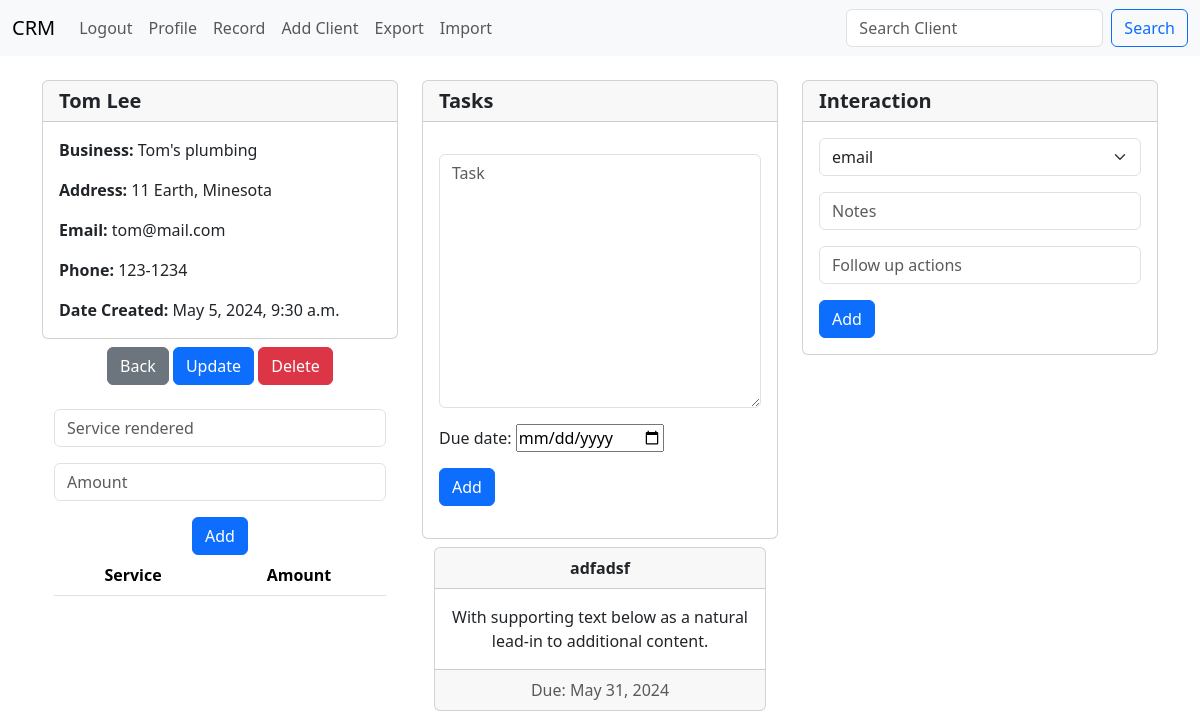
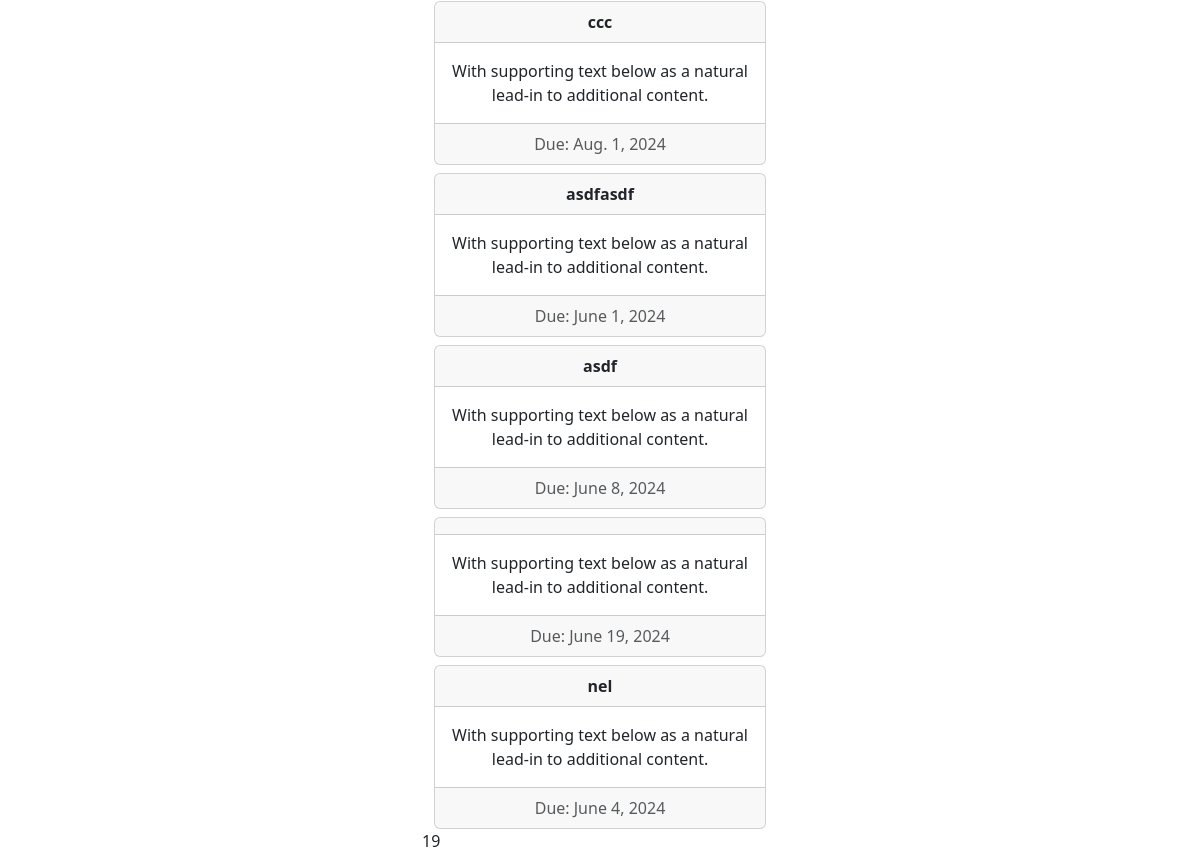
Page /client/19/ (signed in) on the earlier database version (2 pictures, top to bottom).
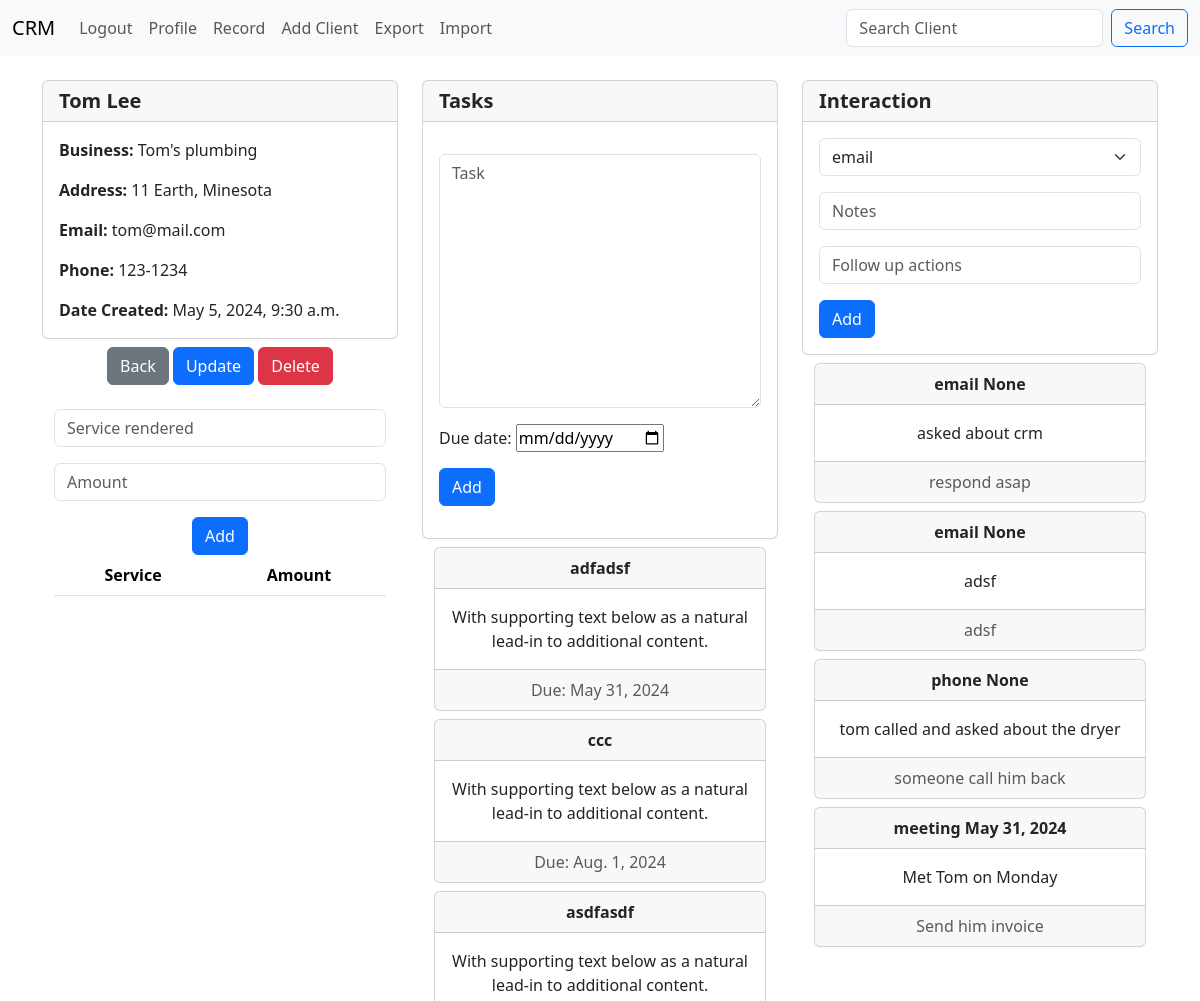
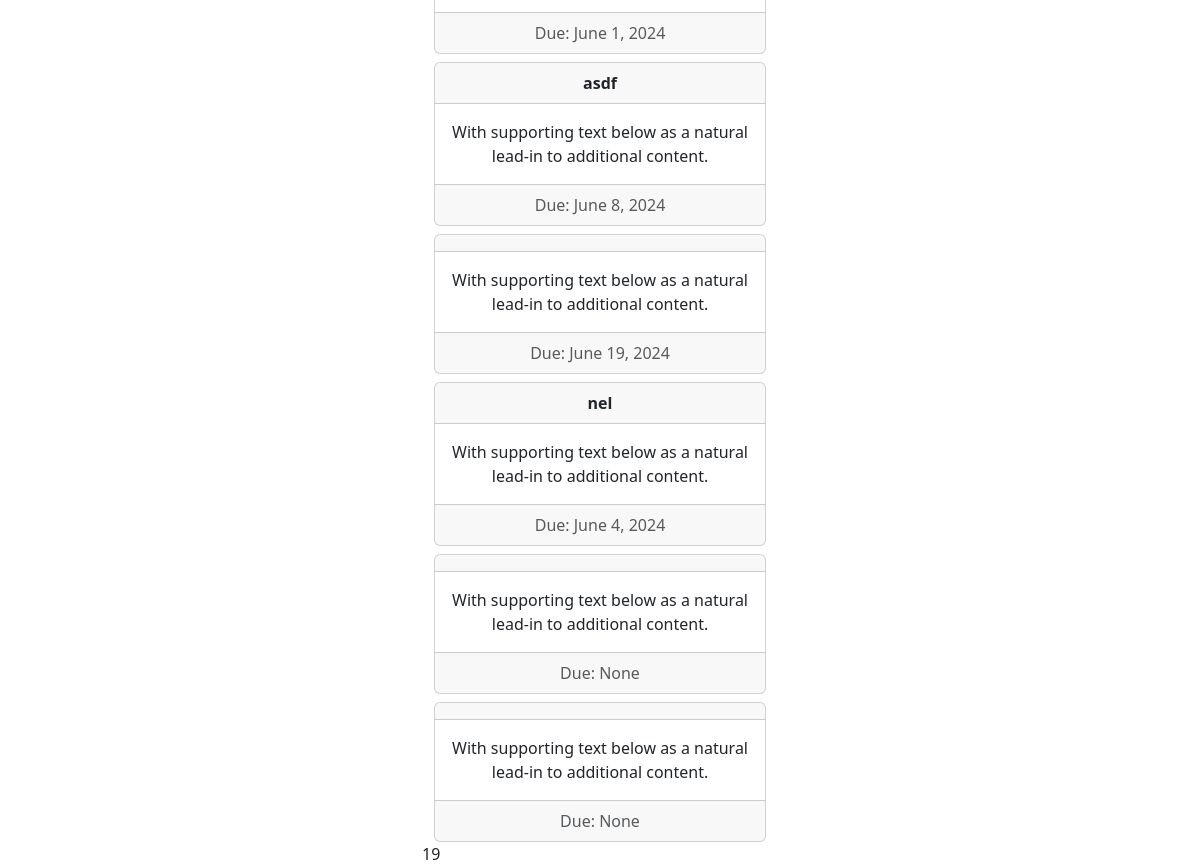
Same page on the later database version (2 pictures, top to bottom).
### core/models.py (models this page shows, shortened)
class Record(models.Model):
    created_at = models.DateTimeField(auto_now_add=True)
    full_name = models.CharField(max_length=50)
    biz_name = models.CharField(max_length=50)
    address = models.CharField(max_length=50)
    email = models.EmailField(max_length=50)
    phone = models.CharField(max_length=50)
    category = models.CharField(max_length=50, choices=CHOICES, default="prospect")

class Todos(models.Model):
    user_id = models.IntegerField(null=True, blank=True)
    todos = models.TextField(max_length=1000, null=True, blank=True)
    due_date = models.DateField(null=True, blank=True)

class Interaction(models.Model):
    interaction_date = models.DateField(auto_now_add=True)
    interaction_type = models.CharField(max_length=100, choices=INTERACTIONS, default="email")
    notes = models.CharField(max_length=255)
    follow_up = models.CharField(max_length=255)
    client_id = models.IntegerField()

### core/views.py (the view, shortened to what this page needs)
# urls.py: path('client/<int:pk>/', views.client, name='client'),
def client(request, pk):
    if request.user.is_authenticated:
        client_record = Record.objects.get(id=pk)
        todos = Todos.objects.filter(user_id=pk)
        todo_form = AddTodoForm(request.POST or None)
        interactions = Interaction.objects.filter(client_id=pk)
        interaction_form = AddInteractions(request.POST or None)
        transactions = Transaction.objects.filter(client_id=pk)
        transaction_form = AddTransaction(request.POST or None)
        return render(request, 'core/client.html', {
            'client_record': client_record,
            'todos': todos,
            'todo_form': todo_form,
            'interactions': interactions,
            'interaction_form': interaction_form,
            'transactions': transactions,
            'transaction_form': transaction_form,
            })
    else:
        messages.success(request, "You must be logged in to view this")
        return redirect('index')

### core/forms.py
class AddTodoForm(forms.ModelForm):
    class Meta:
        model = Todos
        fields = ('todos', 'due_date',)
        widgets = {
            'due_date': DateInput()
        }
    def __init__(self, *args, **kwargs):
        super(AddTodoForm, self).__init__(*args, **kwargs)
        self.fields['todos'].label = ''
        self.fields['todos'].widget.attrs['class'] = 'form-control'
        self.fields['todos'].widget.attrs['placeholder'] = 'Task'
        self.fields['todos'].help_text = ''

class AddInteractions(forms.ModelForm):
    class Meta:
        model = Interaction
        fields = ('interaction_type', 'notes', 'follow_up', )
    def __init__(self, *args, **kwargs):
        super(AddInteractions, self).__init__(*args, **kwargs)
        self.fields['interaction_type'].label = ''
        self.fields['interaction_type'].widget.attrs['class'] = 'form-select'
        self.fields['interaction_type'].widget.attrs['placeholder'] = 'Notes'
        self.fields['interaction_type'].help_text = ''
        self.fields['notes'].label = ''
        self.fields['notes'].widget.attrs['class'] = 'form-control'
        self.fields['notes'].widget.attrs['placeholder'] = 'Notes'
        self.fields['notes'].help_text = ''
        self.fields['follow_up'].label = ''
        self.fields['follow_up'].widget.attrs['class'] = 'form-control'
        self.fields['follow_up'].widget.attrs['placeholder'] = 'Follow up actions'
        self.fields['follow_up'].help_text = ''

### core/templates/core/client.html (shortened to what this page needs)
{% extends 'core/base.html' %} {% block content %}
<div class="container pt-4">
  <div class="row">
    <div class="col-4">
      <div class="card">
        <h5 class="card-header">
          <strong>{{ client_record.full_name }}</strong>
        </h5>
        <div class="card-body">
          <p class="card-text">
            <strong>Business: </strong>{{ client_record.biz_name }}
          </p>
          <p class="card-text">
            <strong>Address: </strong>{{ client_record.address }}
          </p>
          <p class="card-text">
            <strong>Email: </strong>{{ client_record.email }}
          </p>
          <p class="card-text">
            <strong>Phone: </strong>{{ client_record.phone }}
          </p>
          <p class="card-text">
            <strong>Date Created: </strong>{{ client_record.created_at }}
          </p>
        </div>
      </div>
      <div class="container pt-2 text-center">
        <a href="{% url 'record' %}" class="btn btn-secondary">Back</a>
        <a href="{% url 'update_client' client_record.id %}" class="btn btn-primary">Update</a>
        <a href="{% url 'delete_client' client_record.id %}" class="btn btn-danger">Delete</a>
      </div>
      <div class="container pt-4 text-center">
        <form method="POST" id="transaction">
          <div class="mb-3">
            <input type="text" class="form-control" name="service" placeholder="Service rendered">
          </div>
          <div class="mb-3">
            <input type="text" class="form-control" name="amount" placeholder="Amount">
          </div>
          <button type="submit" class="btn btn-primary" name="transaction">Add</button>
          </form>
        <table class="table">
          <thead>
            <tr>
              <th scope="col">Service</th>
              <th scope="col">Amount</th>
            </tr>
          </thead>
        </table>
      </div>
    </div>
    <div class="col-4">
      <div class="card">
        <h5 class="card-header">
          <strong>Tasks</strong>
        </h5>
        <div class="card-body">
          <p class="card-text">
            <div class="row">
              <div class="col">
                <form method="POST">
                  {{ todo_form.as_p }}
                  <button type="submit" class="btn btn-primary" name="todo">Add</button>
                </form>
              </div>
            </div>
          </p>
        </div>
      </div>
      {% for todo in todos %}
      <div class="container pt-2">
        <div class="card text-center">
          <div class="card-header">
            <strong>{{ todo.todos }}</strong>
          </div>
          <div class="card-body">
            <p class="card-text">With supporting text below as a natural lead-in to additional content.</p>
          </div>
          <div class="card-footer text-body-secondary">
            Due: {{ todo.due_date }}
          </div>
        </div>
      </div>
      {% endfor %}
      {{ client_record.id }}
    </div>
    <div class="col-4">
      <div class="card">
        <h5 class="card-header">
          <strong>Interaction</strong>
        </h5>
        <div class="card-body">
          <form method="POST">
            {{ interaction_form.as_p }}
            <button type="submit" class="btn btn-primary" name="interaction">Add</button>
            </form>
        </div>
      </div>
      {% for i in interactions %}
      <div class="container pt-2">
        <div class="card text-center">
          <div class="card-header">
            <strong>{{ i.interaction_type }} {{ i.interaction_date }}</strong>
          </div>
          <div class="card-body">
            <p class="card-text">{{ i.notes }}</p>
          </div>
          <div class="card-footer text-body-secondary">
            {{ i.follow_up }}
          </div>
        </div>
      </div>
      {% endfor %}
    </div>
  </div>
</div>
{% endblock content %}

### core/templates/core/base.html (shortened to what this page needs)
<!doctype html>
<html lang="en">
  <head>
    <link href="https://cdn.jsdelivr.net/npm/bootstrap@5.3.3/dist/css/bootstrap.min.css" rel="stylesheet">
  </head>
  <body>
    <nav class="navbar navbar-expand-lg bg-body-tertiary">
        <div class="container-fluid">
          <a class="navbar-brand" href="{% url 'index' %}">CRM</a>
          <div class="collapse navbar-collapse" id="navbarNavAltMarkup">
            <div class="navbar-nav">
            {% if user.is_authenticated %}
                <a class="nav-link" href="{% url 'logout_user' %}">Logout</a>
                <a class="nav-link" href="{% url 'dashboard' %}">Profile</a>
                <a class="nav-link" href="{% url 'record' %}">Record</a>
                <a class="nav-link" href="{% url 'add_client' %}">Add Client</a>
                <a class="nav-link" href="{% url 'download_record' %}">Export</a>
                <a class="nav-link" href="{% url 'upload_record' %}">Import</a>
            {% else %}
              <a class="nav-link" href="{% url 'login_user' %}">Login</a>
              <a class="nav-link" href="{% url 'register_user' %}">Register</a>
            {% endif %}
            </div>
          </div>
          {% if user.is_authenticated %}
          <form class="d-flex" role="search" method="POST" action="{% url 'search' %}">
            <input class="form-control me-2" type="search" placeholder="Search Client" aria-label="Search" name="searched">
            <button class="btn btn-outline-primary" type="submit" >Search</button>
          </form>
          {% endif %}
        </div>
      </nav>
    {% block content %}
    {% endblock content %}
  </body>
</html>

Differences in the rows shown:
added Todos: due_date "None"
added Todos: due_date "None"
added Interaction: interaction_type "email", interaction_date "None", notes "asked about crm", follow_up "respond asap"
added Interaction: interaction_type "email", interaction_date "None", notes "adsf", follow_up "adsf"
added Interaction: interaction_type "phone", interaction_date "None", notes "tom called and asked about the dryer", follow_up "someone call him back"
added Interaction: interaction_type "meeting", interaction_date "May 31, 2024", notes "Met Tom on Monday", follow_up "Send him invoice"
